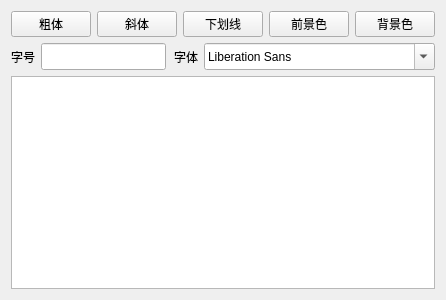
<?xml version="1.0" encoding="UTF-8"?>
<ui version="4.0">
 <class>Widget</class>
 <widget class="QWidget" name="Widget">
  <property name="geometry">
   <rect>
    <x>0</x>
    <y>0</y>
    <width>430</width>
    <height>300</height>
   </rect>
  </property>
  <property name="windowTitle">
   <string>Widget</string>
  </property>
  <layout class="QVBoxLayout" name="verticalLayout" stretch="1,1,8">
   <item>
    <layout class="QHBoxLayout" name="horizontalLayout_3">
     <item>
      <widget class="QPushButton" name="btnBold">
       <property name="text">
        <string>粗体</string>
       </property>
      </widget>
     </item>
     <item>
      <widget class="QPushButton" name="btnItalic">
       <property name="text">
        <string>斜体</string>
       </property>
      </widget>
     </item>
     <item>
      <widget class="QPushButton" name="btnUnderline">
       <property name="text">
        <string>下划线</string>
       </property>
      </widget>
     </item>
     <item>
      <widget class="QPushButton" name="btnColor">
       <property name="text">
        <string>前景色</string>
       </property>
      </widget>
     </item>
     <item>
      <widget class="QPushButton" name="btnBGColor">
       <property name="text">
        <string>背景色</string>
       </property>
      </widget>
     </item>
    </layout>
   </item>
   <item>
    <layout class="QHBoxLayout" name="horizontalLayout_4">
     <item>
      <layout class="QHBoxLayout" name="horizontalLayout_2">
       <item>
        <widget class="QLabel" name="label">
         <property name="text">
          <string>字号</string>
         </property>
        </widget>
       </item>
       <item>
        <widget class="QLineEdit" name="FontSize">
         <property name="sizePolicy">
          <sizepolicy hsizetype="Expanding" vsizetype="Preferred">
           <horstretch>0</horstretch>
           <verstretch>0</verstretch>
          </sizepolicy>
         </property>
         <property name="minimumSize">
          <size>
           <width>125</width>
           <height>0</height>
          </size>
         </property>
        </widget>
       </item>
      </layout>
     </item>
     <item>
      <spacer name="horizontalSpacer">
       <property name="orientation">
        <enum>Qt::Horizontal</enum>
       </property>
       <property name="sizeType">
        <enum>QSizePolicy::Expanding</enum>
       </property>
       <property name="sizeHint" stdset="0">
        <size>
         <width>178</width>
         <height>20</height>
        </size>
       </property>
      </spacer>
     </item>
     <item>
      <layout class="QHBoxLayout" name="horizontalLayout">
       <item>
        <widget class="QLabel" name="label_2">
         <property name="text">
          <string>字体</string>
         </property>
        </widget>
       </item>
       <item>
        <widget class="QFontComboBox" name="fontComboBox">
         <property name="sizePolicy">
          <sizepolicy hsizetype="Preferred" vsizetype="Preferred">
           <horstretch>0</horstretch>
           <verstretch>0</verstretch>
          </sizepolicy>
         </property>
        </widget>
       </item>
      </layout>
     </item>
    </layout>
   </item>
   <item>
    <widget class="QTextEdit" name="textEdit"/>
   </item>
  </layout>
 </widget>
 <resources/>
 <connections/>
</ui>
